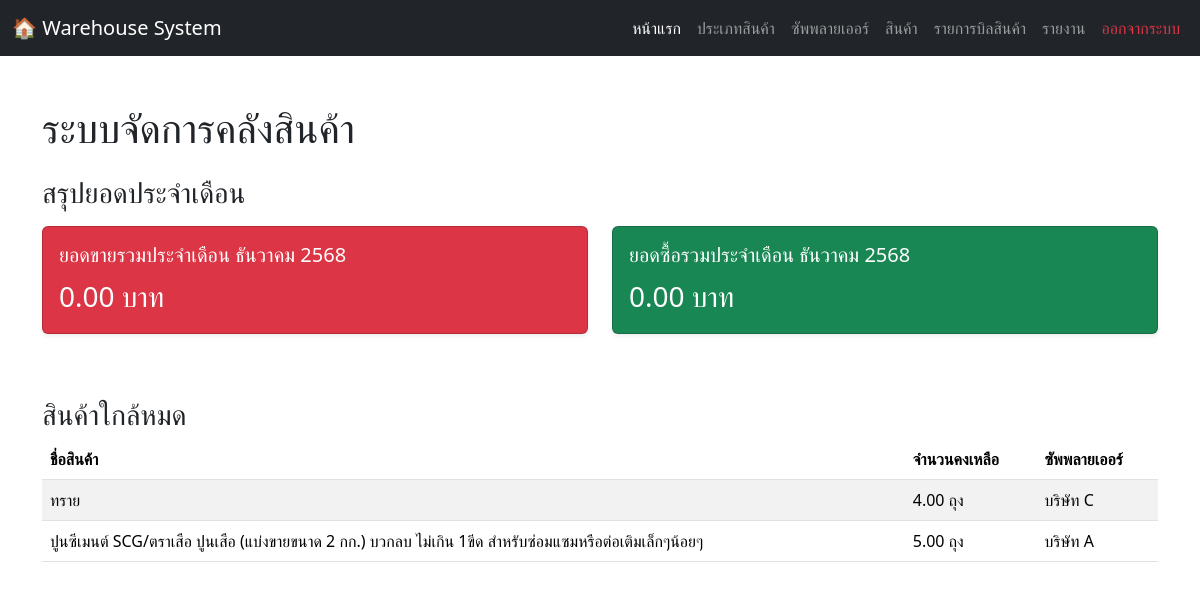
/homepage.php (signed in), run on an earlier commit of the app's database.
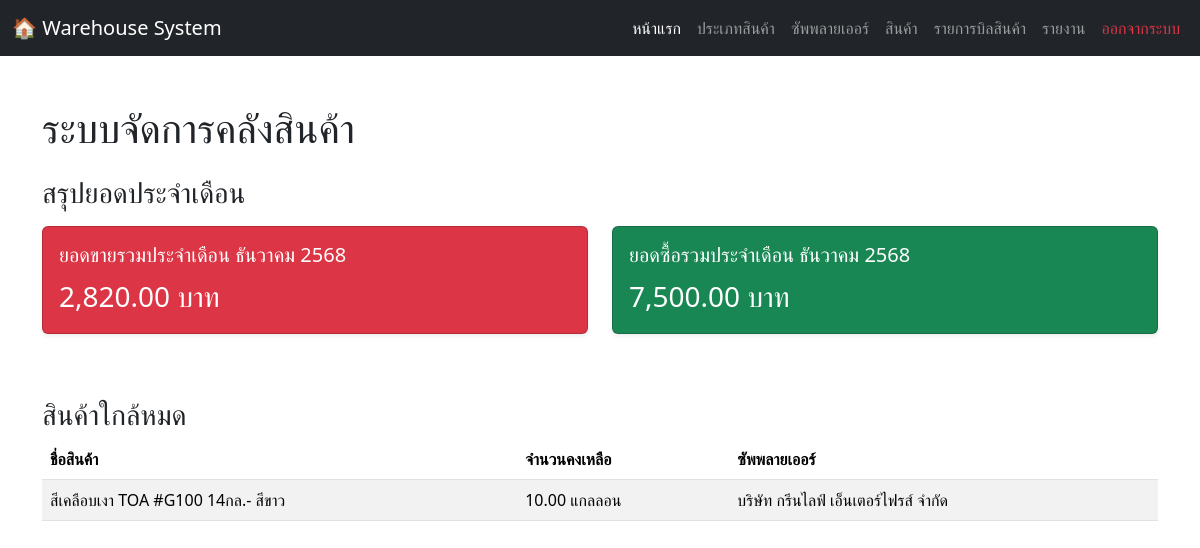
And on a later commit of the database.
### tables this page shows
CREATE TABLE `products` (
  `product_id` int(11) NOT NULL,
  `product_name` varchar(150) NOT NULL,
  `category_id` int(11) DEFAULT NULL,
  `supplier_id` int(11) DEFAULT NULL,
  `base_unit` varchar(50) DEFAULT NULL,
  `sub_unit` varchar(50) DEFAULT NULL,
  `unit_conversion_rate` decimal(10,2) NOT NULL DEFAULT 1.00,
  `stock_in_sub_unit` decimal(10,2) NOT NULL DEFAULT 0.00,
  `selling_price` decimal(10,2) NOT NULL DEFAULT 0.00,
  `reorder_level` decimal(10,2) NOT NULL DEFAULT 0.00,
  `image_path` varchar(255) DEFAULT NULL
);

CREATE TABLE `suppliers` (
  `supplier_id` int(11) NOT NULL,
  `supplier_name` varchar(150) NOT NULL,
  `address` varchar(255) DEFAULT NULL,
  `phone` varchar(50) DEFAULT NULL
);

### homepage.php (the view, shortened to what this page needs)
<?php
include 'connection.php';
$current_month_sales = $conn->query("SELECT IFNULL(SUM(total_amount), 0) AS total FROM sales WHERE DATE_FORMAT(sale_date, '%Y-%m') = DATE_FORMAT(CURDATE(), '%Y-%m')")->fetch_assoc()['total'];
$current_month_purchases = $conn->query("SELECT IFNULL(SUM(total_amount), 0) AS total FROM purchases WHERE DATE_FORMAT(purchase_date, '%Y-%m') = DATE_FORMAT(CURDATE(), '%Y-%m')")->fetch_assoc()['total'];
$thai_months = [
    1 => "มกราคม", 2 => "กุมภาพันธ์", 3 => "มีนาคม",
    4 => "เมษายน", 5 => "พฤษภาคม", 6 => "มิถุนายน",
    7 => "กรกฎาคม", 8 => "สิงหาคม", 9 => "กันยายน",
    10 => "ตุลาคม", 11 => "พฤศจิกายน", 12 => "ธันวาคม"
];
$current_month_number = (int)date('m');
$current_year_buddhist = (int)date('Y') + 543;
$current_month_thai = $thai_months[$current_month_number] . " " . $current_year_buddhist;
?>
<!DOCTYPE html>
<html lang="th">
<head>
    <link rel="stylesheet" href="https://cdn.jsdelivr.net/npm/bootstrap@5.3.2/dist/css/bootstrap.min.css">
    <link rel="stylesheet" href="https://cdn.jsdelivr.net/npm/bootstrap-icons@1.11.3/font/bootstrap-icons.min.css">
</head>
<body>
  <nav class="navbar navbar-expand-lg navbar-dark bg-dark no-print">
    <div class="container-fluid">
      <a class="navbar-brand" href="#">🏠 Warehouse System</a>
      <div class="collapse navbar-collapse" id="navbarNav">
        <ul class="navbar-nav ms-auto">
          <li class="nav-item"><a class="nav-link active" href="homepage.php">หน้าแรก</a></li>
          <li class="nav-item"><a class="nav-link" href="categories.php">ประเภทสินค้า</a></li>
          <li class="nav-item"><a class="nav-link" href="suppliers.php">ซัพพลายเออร์</a></li>
          <li class="nav-item"><a class="nav-link" href="products.php">สินค้า</a></li>
          <li class="nav-item"><a class="nav-link" href="warehouse_page.php">รายการบิลสินค้า</a></li>
          <li class="nav-item"><a class="nav-link" href="report.php">รายงาน</a></li>
          <li class="nav-item"><a class="nav-link text-danger" href="logout.php">ออกจากระบบ</a></li>
        </ul>
      </div>
    </div>
  </nav>
  <div class="container my-5">
    <h1 class="mb-4">ระบบจัดการคลังสินค้า</h1>
    <h3 class="mt-4 mb-3">สรุปยอดประจำเดือน</h3>
    <div class="row mb-5">
      <div class="col-md-6 mb-3">
        <div class="card bg-danger text-white shadow-sm">
          <div class="card-body">
            <h5 class="card-title">ยอดขายรวมประจำเดือน <?= $current_month_thai ?></h5>
            <p class="card-text fs-3"><?= number_format($current_month_sales, 2) ?> บาท</p>
          </div>
        </div>
      </div>
      <div class="col-md-6 mb-3">
        <div class="card bg-success text-white shadow-sm">
          <div class="card-body">
            <h5 class="card-title">ยอดซื้อรวมประจำเดือน <?= $current_month_thai ?></h5>
            <p class="card-text fs-3"><?= number_format($current_month_purchases, 2) ?> บาท</p>
          </div>
        </div>
      </div>
    </div>
    <h3 class="mt-4">สินค้าใกล้หมด</h3>
    <table class="table table-striped">
      <thead>
        <tr>
          <th>ชื่อสินค้า</th>
          <th>จำนวนคงเหลือ</th>
          <th>ซัพพลายเออร์</th>
        </tr>
      </thead>
      <tbody>
        <?php
      $sql = "SELECT
                p.product_id,
                p.product_name,
                p.stock_in_sub_unit,
                p.reorder_level,
                p.base_unit,
                p.sub_unit,
                p.unit_conversion_rate,
                s.supplier_name
              FROM products p -- เปลี่ยนจาก LEFT JOIN เป็น INNER JOIN
              INNER JOIN suppliers s ON p.supplier_id = s.supplier_id
              WHERE p.stock_in_sub_unit <= p.reorder_level AND p.supplier_id IS NOT NULL
              ORDER BY p.stock_in_sub_unit ASC";
      $result = $conn->query($sql);
      if ($result->num_rows > 0) {
          while ($row = $result->fetch_assoc()) {
              $displayStock = '';
              if ($row['unit_conversion_rate'] && $row['unit_conversion_rate'] > 1) {
                  $baseUnitStock = floor($row['stock_in_sub_unit'] / $row['unit_conversion_rate']);
                  $subUnitStock = fmod($row['stock_in_sub_unit'], $row['unit_conversion_rate']);
                  $displayStock = "{$baseUnitStock} {$row['base_unit']} / {$subUnitStock} {$row['sub_unit']}";
              } else {
                  $displayStock = "{$row['stock_in_sub_unit']} {$row['base_unit']}";
              }
              echo "<tr>
                      <td>{$row['product_name']}</td>
                      <td>{$displayStock}</td>
                      <td>{$row['supplier_name']}</td>
                    </tr>";
          }
      } else {
          echo "<tr><td colspan='3' class='text-center text-muted'>ไม่มีสินค้าใกล้หมด</td></tr>";
      }
        ?>
      </tbody>
    </table>
  </div>
</body>
</html>

What changed in the data, as far as the page shows it:
removed products: product_name "ทราย", displayStock "4.00 ถุง", supplier.supplier_name "บริษัท C"
removed products: product_name "ปูนซีเมนต์ SCG/ตราเสือ ปูนเสือ (แบ่งขายขนาด 2 กก.) บวกลบ ไม่เกิน 1ขีด สำหรับซ่อมแซมหรือต่อเติมเล็กๆน้อยๆ", displayStock "5.00 ถุง", supplier.supplier_name "บริษัท A"
added products: product_name "สีเคลือบเงา TOA #G100 14กล.- สีขาว", displayStock "10.00 แกลลอน", supplier.supplier_name "บริษัท กรีนไลฟ์ เอ็นเตอร์ไฟรส์ จำกัด"
Also different on the page:
$current_month_sales: "0.00" → "2,820.00"
$current_month_purchases: "0.00" → "7,500.00"
